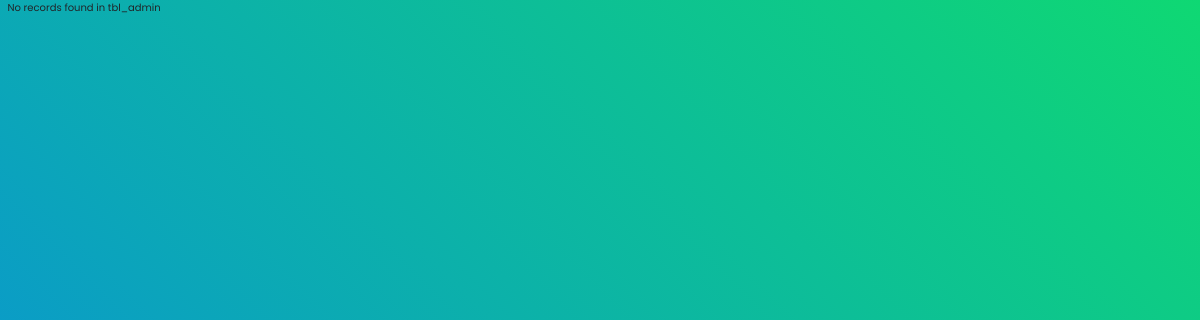
The page /admin_edit_admin_acc.php?user_id=2 on the database as committed earlier.
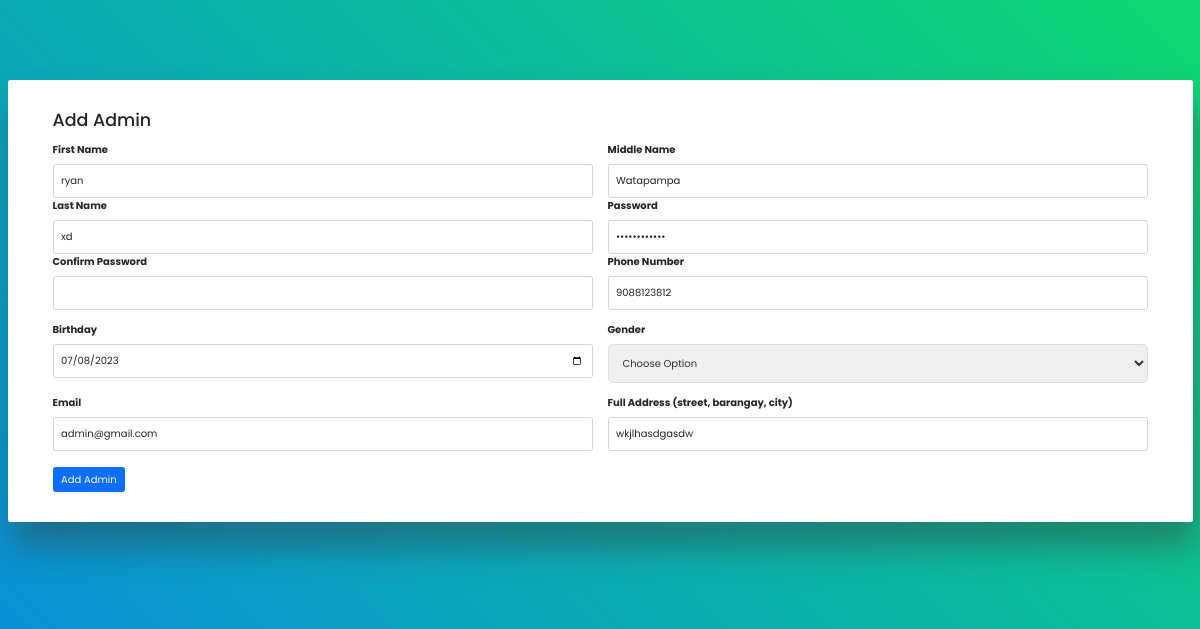
The same page on the database as committed later.
### tables this page shows
CREATE TABLE `tbl_userinfo` (
  `user_id` int(11) NOT NULL,
  `firstname` varchar(244) NOT NULL,
  `middlename` varchar(244) NOT NULL,
  `lastname` varchar(244) NOT NULL,
  `birthday` date NOT NULL,
  `gender` varchar(244) NOT NULL
);

CREATE TABLE `tbl_usercredentials` (
  `usercredentials_id` int(11) NOT NULL,
  `email` varchar(244) NOT NULL,
  `contact` bigint(11) NOT NULL
);

CREATE TABLE `tbl_accounts` (
  `account_id` int(11) NOT NULL,
  `email` varchar(244) NOT NULL,
  `password` varchar(244) NOT NULL
);

CREATE TABLE `tbl_address` (
  `address_id` int(11) NOT NULL,
  `address` varchar(244) NOT NULL
);

### admin_edit_admin_acc.php (the view, shortened to what this page needs)
<!DOCTYPE html>
<html>
<head>
    <link href="//maxcdn.bootstrapcdn.com/bootstrap/3.3.0/css/bootstrap.min.css" rel="stylesheet" id="bootstrap-css">
    <link rel="stylesheet" href="https://cdnjs.cloudflare.com/ajax/libs/font-awesome/5.15.3/css/all.min.css">
    <link rel="stylesheet" href="admin_add_Admin_acc.css">
    <link rel="stylesheet" href="https://cdn.jsdelivr.net/npm/bootstrap@5.0.0-beta1/dist/css/bootstrap.min.css">
    <link rel="stylesheet" href="https://cdn.jsdelivr.net/npm/bootstrap@5.0.0-beta1/dist/js/bootstrap.bundle.min.js">
    <link rel="stylesheet" href="https://cdnjs.cloudflare.com/ajax/libs/jquery/3.2.1/jquery.min.js">
</head>
<body>
    <div class="container-fluid">
        <?php
        include 'dbcon.php';
        if (isset($_GET['user_id'])) {
            $user_id = $_GET['user_id'];
            $sql = "SELECT tbl_userinfo.user_id, tbl_userinfo.firstname, tbl_userinfo.middlename, tbl_userinfo.lastname, tbl_userinfo.birthday, tbl_userinfo.gender, tbl_usercredentials.email,
            tbl_usercredentials.contact, tbl_address.address, tbl_accounts.email, tbl_accounts.password FROM tbl_admin
            JOIN tbl_userinfo ON tbl_admin.user_id = tbl_userinfo.user_id
            JOIN tbl_usercredentials ON tbl_admin.credentials_id = tbl_usercredentials.usercredentials_id
            JOIN tbl_address ON tbl_admin.address_id = tbl_address.address_id
            JOIN tbl_accounts on tbl_admin.account_id = tbl_accounts.account_id
            WHERE tbl_userinfo.user_id = $user_id LIMIT 1";
            $result = mysqli_query($conn, $sql);
            if ($result && mysqli_num_rows($result) > 0) {
                $row = mysqli_fetch_assoc($result);
            } else {
                echo "No records found in tbl_admin";
                exit();
            }
        } else {
            echo "No admin id provided";
            exit();
        }
        ?>
        <form action="" method="POST">
        <div class="wrapper rounded bg-white">
            <div class="h3">Add Admin</div>
            <div class="form">
                <div class="row">
                    <div class="col-md-6 mt-md-0 mt-3">
                        <label>First Name</label>
                        <input type="text" class="form-control" name="firstname" value="<?php echo $row ['firstname']?>" required >
                    </div>
                    <div class="col-md-6 mt-md-0 mt-3">
                        <label>Middle Name</label>
                        <input type="text" class="form-control" name="middlename" value="<?php echo $row ['middlename']?>" required>
                    </div>
                    <div class="col-md-6 mt-md-0 mt-3">
                        <label>Last Name</label>
                        <input type="text" class="form-control" name="lastname" value="<?php echo $row ['lastname']?>" required>
                    </div>
                    <div class="col-md-6 mt-md-0 mt-3">
                        <label>Password</label>
                        <input type="password" class="form-control" name="password" value="<?php echo $row['lastname'] . $row['birthday']?>" required>
                    </div>
                    <div class="col-md-6 mt-md-0 mt-3">
                        <label>Confirm Password</label>
                        <input type="password" class="form-control" name="cfpassword" required>
                    </div>
                    <div class="col-md-6 mt-md-0 mt-3">
                        <label>Phone Number</label>
                        <input type="tel" class="form-control" name="phone" value="<?php echo $row ['contact']?>" required>
                    </div>
                </div>
                <div class="row">
                    <div class="col-md-6 mt-md-0 mt-3">
                        <label>Birthday</label>
                        <input type="date" class="form-control" name="birthday" value="<?php echo $row ['birthday']?>" required>
                    </div>
                    <div class=" col-md-6 mt-md-0 mt-3">
                        <label>Gender</label>
                        <select id="sub" name="gender" value="<?php echo $row ['gender']?>" required>
                            <option value="" selected hidden>Choose Option</option>
                        </select>
                    </div>
                </div>
                <div class="row">
                    <div class="col-md-6 mt-md-0 mt-3">
                        <label>Email</label>
                        <input type="email" class="form-control" name="email" value="<?php echo $row ['email']?>" required>
                    </div>
                    <div class="col-md-6 mt-md-0 mt-3">
                        <label>Full Address (street, barangay, city)</label>
                        <input type="address" class="form-control" name="address" value="<?php echo $row ['address']?>" required>
                    </div>
                </div>
                <input type="submit" class="btn btn-primary mt-3" value="Add Admin" name="btnAdd">
            </div>
        </div>
        </form>
    </div>
</body>
</html>

Rows that differ between the two databases and show on the page:
now on this page (row edited): tbl_userinfo: firstname "ryan", middlename "Watapampa", lastname "xd", phone "9088123812", birthday "07/08/2023", email "admin@gmail.com", address "wkjlhasdgasdw"
Other text that changed with them:
form field btnAdd: (not shown) → "Add Admin"
text no longer shown: "No records found in tbl_admin"
text now shown: "Add Admin First Name Middle Name Last Name Password Confirm Password Phone Number Birthday Gender Email Full Address (street, barangay, city)"
